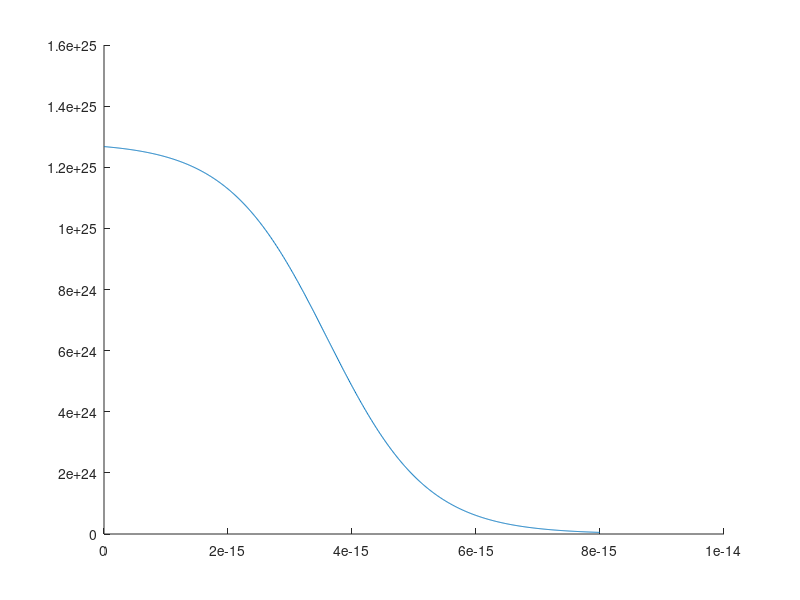
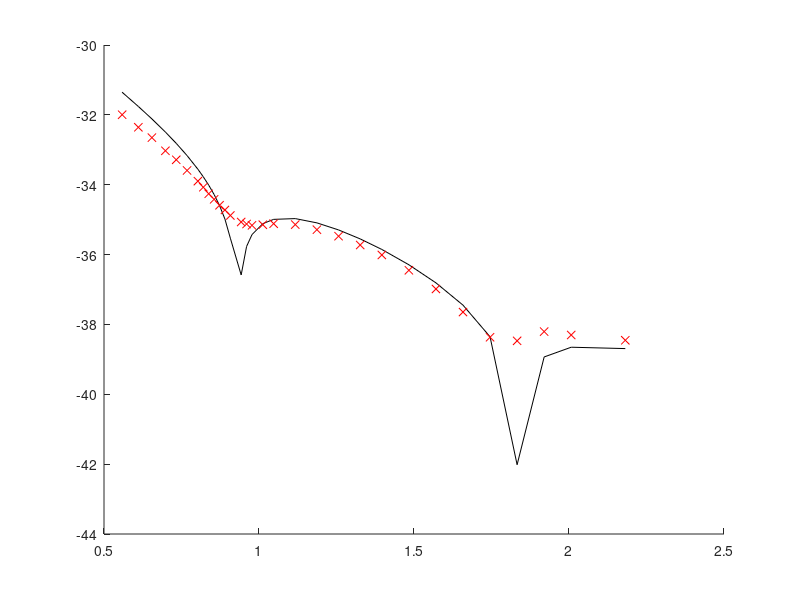

These charts were generated, in order, by the following MATLAB code: (Note: this script raises an error after producing the figures.)
%% Constants
global hbar q_e m_e c alpha eV millibarn_per_sr
% Fundamental
hbar  = 6.62607004e-34/(2*pi);
q_e   = 1.60217662e-19;
m_e   = 9.109e-31;
c     = 2.9979e8;
alpha = 1/137;

% Unit conversion
eV = 1.60217662e-19;
millibarn_per_sr = 1e31*2*pi;

% Functions
gamma = @(E) E/(m_e*c^2);
v = @(E) c*sqrt(1 - 1./gamma(E).^2);
beta = @(E) v(E)/c;

% Measurement data
theta = load("data/theta.tsv");
theta_rad = theta*pi/180;
cross_section = load("data/cross_section.tsv");
meas_error = load("data/meas_error.tsv");

% Experiment
Z_Ca40 = 20;
Z_e = 1;
E_250MeV = 250e6*eV;

% Used for passing data to functions
data = [theta_rad, cross_section, meas_error];
exp_values = [Z_Ca40, Z_e, E_250MeV];

%% Proton density and fitting vector
scale_rho = (1/1.2817)*1e-25;
scale_a = (1/4)*1e15;
scale_b = (1/1.6)*1e15;
scale = [scale_rho, scale_a, scale_b];

% Proton density that we want to optimize
% X(1) = rho_0, X(2) = a, X(3) = b
rho_ch = @(X, r) (1/scale(1))*X(1)./(1 + exp((r-(1/scale(2))*X(2))./(X(3)*(1/scale(3)))));
%rho_ch = @(X, r) (1/scale_factor)*X(1)./(1 + exp((r-X(2))./X(3)));

% Create initial guesses for the fitting!
% rho_0 highest proton density
% a middle of fall off
% b sharpness of the falls off
rho_0 = q_e*0.08e45*scale(1); 
a_0 = 4e-15*scale(2);  
b_0 = 1.6e-15*scale(3);
X_0 = [1, 0.9, 0.5]; %[rho_0, a_0, b_0];

% Plot of the proton desnsity with the initial guesses
figure(1)
clf; hold on;
r = linspace(0,8,1000)*1e-15;
plot(r, rho_ch(X_0, r))

% Theoretical cross-section
% Relativistic kinetic energy for a electron
p_e = @(E) sqrt((E/c).^2 - m_e^2*c^2); 

% Difference of p_e before and after collision with Ca40

% Assumes the heavy core to be stationary and not recoil from collision 
q_diff = @(E, theta) sqrt(4*p_e(E).^2.*sin(theta/2).^2);

% Form factor integral broken into two pieces
form_const      = @(E, theta) 4*pi*hbar./(Z_Ca40*q_diff(E,theta)*q_e);
form_integrand  = @(X, r, E, theta) r.*rho_ch(X, r).*sin(q_diff(E, theta).*r/hbar);
form_integral   = @(X, E, theta) integral(@(r) form_integrand(X, r, E, theta), 0, 100e-10,'ArrayValued',true);
formfactor      = @(X, E, theta) form_integral(X, E, theta).*form_const(E_250MeV, theta);

% The Rutherford and Mott cross-sections
cross_ruth      = @(E, theta) (Z_e*Z_Ca40*alpha*hbar*c)^2./(4*beta(E)^4*E^2*sin(theta/2).^4);
cross_mott      = @(E, theta) cross_ruth(E, theta).*(1 - beta(E)^2*sin(theta/2).^2);

% Together they make the theoretical cross-section to be fitted against the
% measurement!
cross_theo      = @(E, theta, X) cross_mott(E_250MeV, theta_rad).*abs(formfactor(X_0,E_250MeV,theta)).^2;

figure(2)
clf; hold on;
plot(theta_rad, log10(cross_theo(E_250MeV,theta_rad,X_0)),'black')
plot(theta_rad, log10(cross_section/millibarn_per_sr),'redx')

%% %%%%%%%%%%%  Optimization %%%%%%%%%%%%
% optimize the constraint
options = optimoptions('fsolve','Algorithm','levenberg-marquardt','Display','iter');
X_con = fsolve(@(X) optimize_constraint(X, rho_ch, exp_values, q_e, 1), X_0, options);

% Check charge
integrand       = @(X, r) rho_ch(X, r).*r.^2;
total_charge    = @(X, E) (4*pi/q_e)*integral(@(r) integrand(X, r), 0, 20e-15);

charge = total_charge(X_con, E_250MeV);
fprintf("Total charge: " + charge + "\n")

% optimize cross-section
options = optimoptions('fsolve','Algorithm','levenberg-marquardt','Display','iter');
X_star = fsolve(@(X) optimize_X(X, rho_ch, cross_theo, data, exp_values, millibarn_per_sr, q_e), X_con, options);


%% Iterate between opt. constrain and opt. cross-section
niter = 2;
X_iter = X_0;

options_iter = optimoptions('fsolve','Algorithm','levenberg-marquardt', 'Display', 'iter', 'TolX', 1e-15);

for i=1:niter
    fprintf("Iteration " + i + "\n")
    
    X_con = fsolve(@(X) optimize_constraint(X, rho_ch, exp_values, q_e, 1), X_iter, options_iter);
    X_star = fsolve(@(X) optimize_X(X, rho_ch, cross_theo, data, exp_values, millibarn_per_sr, q_e), X_con, options_iter);
    X_iter = X_star
end

%%
options_less_eps = optimoptions('fsolve','Algorithm','levenberg-marquardt', 'Display', 'iter', 'TolX', 1e-12);

X_con = fsolve(@(X) optimize_constraint(X, rho_ch, exp_values, q_e, 1e-6), X_iter, options_less_eps);

%%
X_star = fsolve(@(X) optimize_X(X, rho_ch, cross_theo, data, exp_values, millibarn_per_sr, q_e), X_con, options_less_eps);

%%
% check optimized theoretic cross-section
figure(3)
clf; hold on;
plot(theta_rad, log10(cross_theo(E_250MeV,theta_rad,X_0)),'black')
plot(theta_rad, log10(cross_section/millibarn_per_sr),'redx')
plot(theta_rad, log10(cross_theo(E_250MeV,theta_rad,X_star)),'blue')
